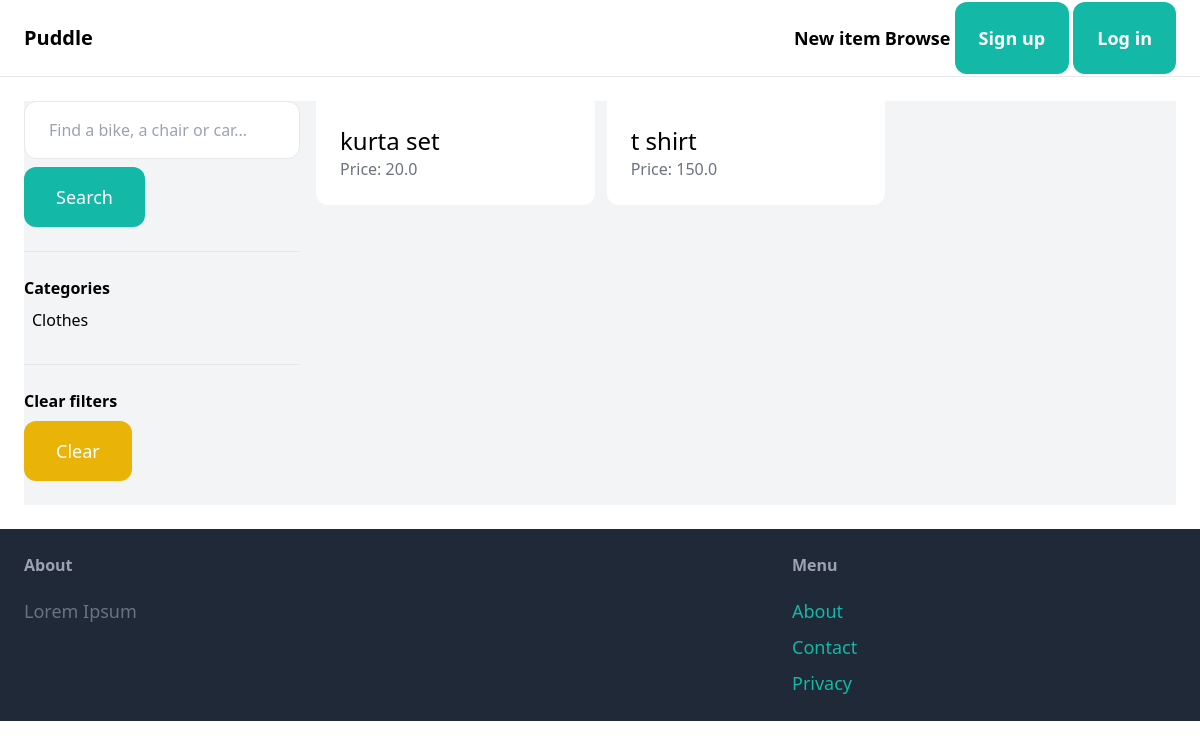
The page /item/ on the database its author committed.
### item/models.py (models this page shows, shortened)
class Category(models.Model):
    name = models.CharField(max_length=100)
    class Meta:
        ordering = ('name',)
        verbose_name_plural = 'Categories'

class Item(models.Model):
    category = models.ForeignKey(Category,related_name='items',on_delete=models.CASCADE)
    name = models.CharField(max_length=255)
    description = models.TextField(blank=True,null=True)
    price = models.FloatField()
    image = models.ImageField(upload_to='item_images',blank=True,null=True)
    is_sold = models.BooleanField(default=False)
    created_by = models.ForeignKey(User,related_query_name='items',on_delete=models.CASCADE)
    created_at = models.DateTimeField(auto_now_add=True)

### item/views.py (the view)
# urls.py: path('',views.items,name='items'),
def items(request):
    query = request.GET.get('query','')
    items = Item.objects.filter(is_sold=False)
    categories = Category.objects.all()
    if query:
        items = items.filter(Q(name__icontains=query) | Q(description_icontains=query))
    return render(request,'item/items.html',{
        'items':items,
        'query':query,
        'categories':categories,
    })

### item/templates/item/items.html (shortened to what this page needs)
{% extends 'core/base.html' %}
{% block content %}
    <div class="pb-6 grid grid-cols-4 gap-4 bg-gray-100">
        <div class="col-span-1">
            <form method="get" action="{% url 'item:items' %}">
                <input name="query" class="w-full py-4 px-6 border rounded-xl" type="text" value="{{ query }}" placeholder="Find a bike, a chair or car...">
                <button class="mt-2 py-4 px-8 text-lg bg-teal-500 text-white rounded-xl">Search</button>
            </form>
            <hr class="my-6">
            <p class="font-semibold">Categories</p>
            <ul>
                {% for category in categories %}
                    <li class="py-2 px-2 rounded-xl{% if category.id == category_id %} bg-gray-200{% endif %}">
                        <a href="{% url 'item:items' %}?query={{ query }}&category={{ category.id }}">{{ category.name }}</a>
                    </li>
                {% endfor %}
            </ul>
            <hr class="my-6">
            <p class="font-semibold">Clear filters</p>
            <ul>
                <li><a href="{% url 'item:items' %}" class="mt-2 py-4 px-8 inline-block bg-yellow-500 text-lg rounded-xl text-white">Clear</a>
        </div>
        <div class="col-span-3">
            <div class="grid grid-cols-3 gap-3">
                {% for item in items %}
                    <div>
                        <a href="{% url 'item:detail' item.id %}">
                            <div class="p-6 bg-white rounded-b-xl">
                                <h2 class="text-2xl">{{ item.name }}</h2>
                                <p class="text-gray-500">Price: {{ item.price }}</p>
                            </div>
                        </a>
                    </div>
                {% endfor %}
            </div>
        </div>
    </div>
{% endblock %}

### rows shown on the page
Category: name "Clothes"
Item: name "kurta set", price "20.0"
Item: name "t shirt", price "150.0"
